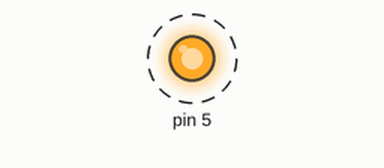
Bench run of a sketch on a simulated Arduino Uno, built with avr-gcc and run on an emulated ATmega328P. On the bench: output pins drawn as LEDs (lit = HIGH). Dashed ring = blinking.

Above: at 0.2 s.
Timing chart, 0 to 3.0 s (numbered marks = the images above):
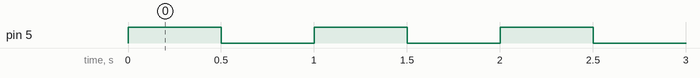

Measured:
- by itself, pin 5: alternates HIGH for 0.50 s and LOW for 0.50 s

The sketch:

relay.ino
```cpp
// Function
//      Using 2-way relay module
// Connection
//      Relay module->Arduino: Gnd->Gnd; In1->D5; In2->D6; Vcc->5V.
//      Relay module->Power switcher: NO1->AC PowerA1; NO2->AC PowerA2.
//      Relay module->Power switcher: COM1->COM2->AC PowerB.
void setup(){
    pinMode(5, OUTPUT);
    digitalWrite(5, HIGH); // HIGH -> open in common-open of relay
}

void loop(){
    delay(500);
    digitalWrite(5, LOW);
    delay(500);
    digitalWrite(5, HIGH);
}
```
